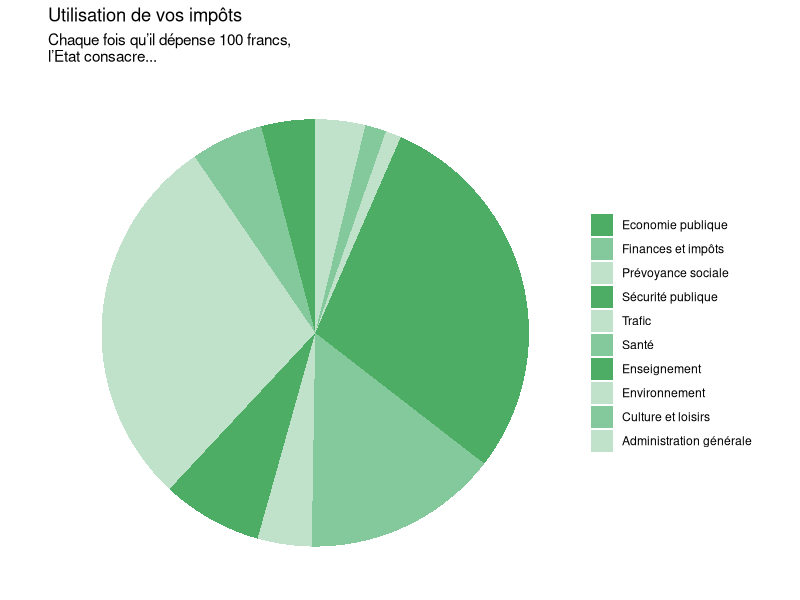
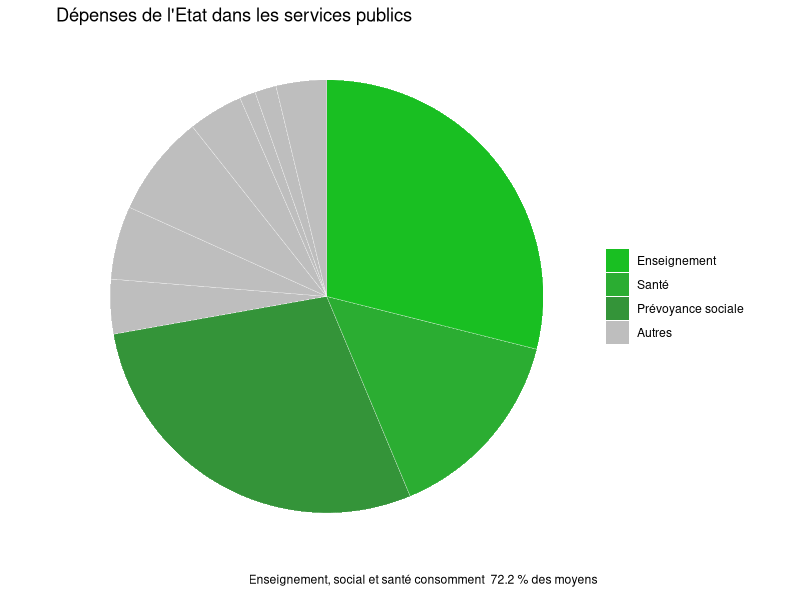
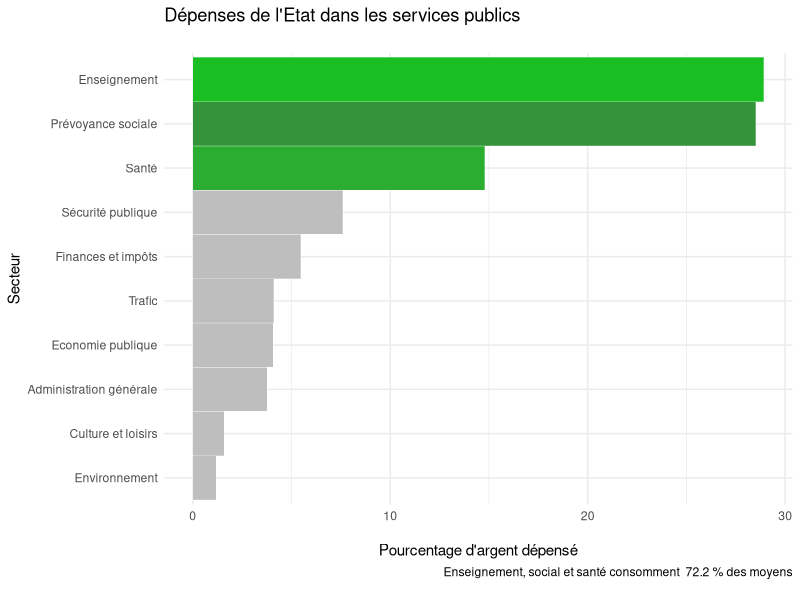
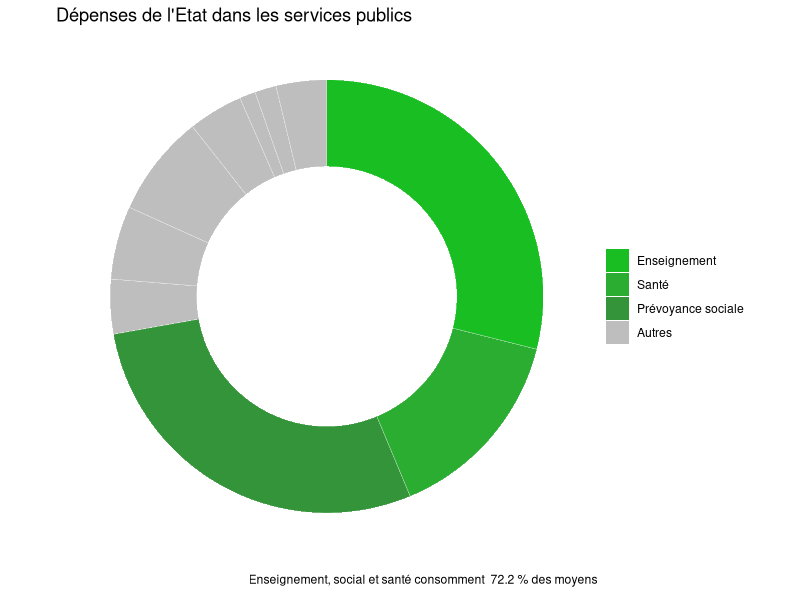
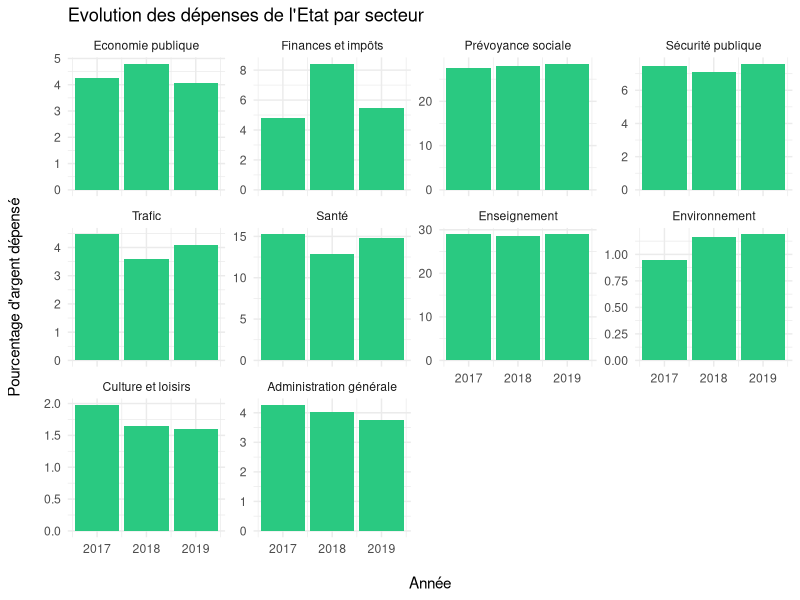

Source code (R) for these figures, in order:
## ---- chunk 1
library(tidyverse)
## ---- chunk 2
pie_tax <- tribble(
  ~sector, ~money,
  "Economie publique",   4.08,
  "Finances et impôts",   5.47,
  "Prévoyance sociale", 28.50,
  "Sécurité publique", 7.60,
  "Trafic", 4.09,  
  "Santé", 14.78,
  "Enseignement", 28.92,
  "Environnement", 1.19,
  "Culture et loisirs", 1.60,
  "Administration générale",   3.77,
)%>% 
  mutate(sector = fct_inorder(sector),
         year = lubridate::as_date("2019-01-01"))
## ---- chunk 3
pie_tax %>% 
  ggplot(aes(x = "", 
             y = money, 
             fill = sector))+
  geom_col(width = 1)+
  coord_polar("y", start = 0)+
  scale_fill_manual(values = c("#4EAD65","#84C99B","#C0E2CA","#4EAD65","#C0E2CA","#84C99B",
                               "#4EAD65","#C0E2CA","#84C99B","#C0E2CA"))+
  labs(title = "Utilisation de vos impôts",
       subtitle = "Chaque fois qu’il dépense 100 francs,
l’Etat consacre...")+
  theme_void()+
    theme(legend.title = element_blank())
## ---- chunk 4
pie_tax <- pie_tax %>% 
  mutate(highlight = case_when(sector == "Prévoyance sociale" ~ "#349439",
                               sector == "Santé" ~ "#2bad32",
                               sector == "Enseignement" ~ "#19bf22",
                               TRUE ~ "gray")) %>% 
  mutate(highlight = fct_inorder(highlight))
## ---- chunk 5
pie_tax_with_others <- pie_tax %>% 
    mutate(sector = if_else(highlight == "gray", "Autres", as.character(sector))) 
## ---- chunk 6
percentage <- pie_tax_with_others %>% 
  filter(sector !="Autres") %>% 
  summarise(sum(money)) %>% 
  pull()
## ---- chunk 7
pie_tax_with_others %>% 
  ggplot(aes(x = "",
             y = money,
             fill = highlight))+
  geom_col(width = 1,
           color = "white", 
           size = 0.1)+
  coord_polar("y", start = 0)+
  scale_fill_identity(guide = guide_legend(reverse = TRUE),
                      breaks = pie_tax_with_others$highlight,
                      labels = pie_tax_with_others$sector)+
  labs(title = "Dépenses de l'Etat dans les services publics",
       caption = paste("Enseignement, social et santé consomment ",
                       as.character(percentage),
                       "% des moyens\n"))+
  theme_void()+
  theme(legend.title = element_blank())
## ---- chunk 8
pie_tax %>% 
  arrange(money) %>% 
  ggplot(aes(x = money,
             y = fct_inorder(sector),
             fill = highlight))+
  geom_col(width = 1,
           color = "white",
           size = 0.1)+
  scale_fill_identity(breaks = pie_tax_with_others$highlight,
                      labels = pie_tax_with_others$sector)+
  labs(title = "Dépenses de l'Etat dans les services publics\n",
       x = "\nPourcentage d'argent dépensé",
       y = "Secteur",
       caption = paste("Enseignement, social et santé consomment ",
                       as.character(percentage),
                       "% des moyens\n"))+
  theme_minimal()+
  theme(legend.title = element_blank())
## ---- chunk 9
pie_tax_with_others %>% 
  ggplot(aes(x = 2,
             y = money,
             fill = highlight))+
  geom_col(width = 1,
           color = "white", 
           size = 0.1)+
  coord_polar("y", start = 0)+
  xlim(0,2.5)+
  scale_fill_identity(guide = guide_legend(reverse = TRUE),
                      breaks = pie_tax_with_others$highlight,
                      labels = pie_tax_with_others$sector)+
  labs(title = "Dépenses de l'Etat dans les services publics",
       caption = paste("Enseignement, social et santé consomment ",
                       as.character(percentage),
                       "% des moyens\n"))+
  theme_void()+
  theme(legend.title = element_blank())
## ---- chunk 10
pie_tax_2018 <- tribble(
  ~sector, ~money,
  "Economie publique",   4.8,
  "Finances et impôts",   8.43,
  "Prévoyance sociale", 27.87,
  "Sécurité publique", 7.12,
  "Trafic", 3.58,  
  "Santé", 12.85,
  "Enseignement", 28.50,
  "Environnement", 1.16,
  "Culture et loisirs", 1.65,
  "Administration générale",   4.04,
)%>% 
  mutate(sector = fct_inorder(sector),
         year = lubridate::as_date("2018-01-01"))
## ---- chunk 11
pie_tax_2017 <- tribble(
  ~sector, ~money,
  "Economie publique",   4.26,
  "Finances et impôts",   4.8,
  "Prévoyance sociale", 27.55,
  "Sécurité publique", 7.49,
  "Trafic", 4.47,  
  "Santé", 15.26,
  "Enseignement", 28.97,
  "Environnement", 0.95,
  "Culture et loisirs", 1.98,
  "Administration générale",   4.27,
)%>% 
  mutate(sector = fct_inorder(sector),
         year = lubridate::as_date("2017-01-01"))
## ---- chunk 12
full_data <- bind_rows(pie_tax,pie_tax_2018,pie_tax_2017)
## ---- chunk 13
full_data %>% 
  ggplot()+
  geom_col(aes(year,money), fill = "#2ac981")+
  facet_wrap(vars(sector), scales = "free_y")+
  labs(title = "Evolution des dépenses de l'Etat par secteur",
       x = "\nAnnée",
       y = "Pourcentage d'argent dépensé\n")+
  theme(axis.text.x = element_text(angle = 90)) +
  theme_minimal()
